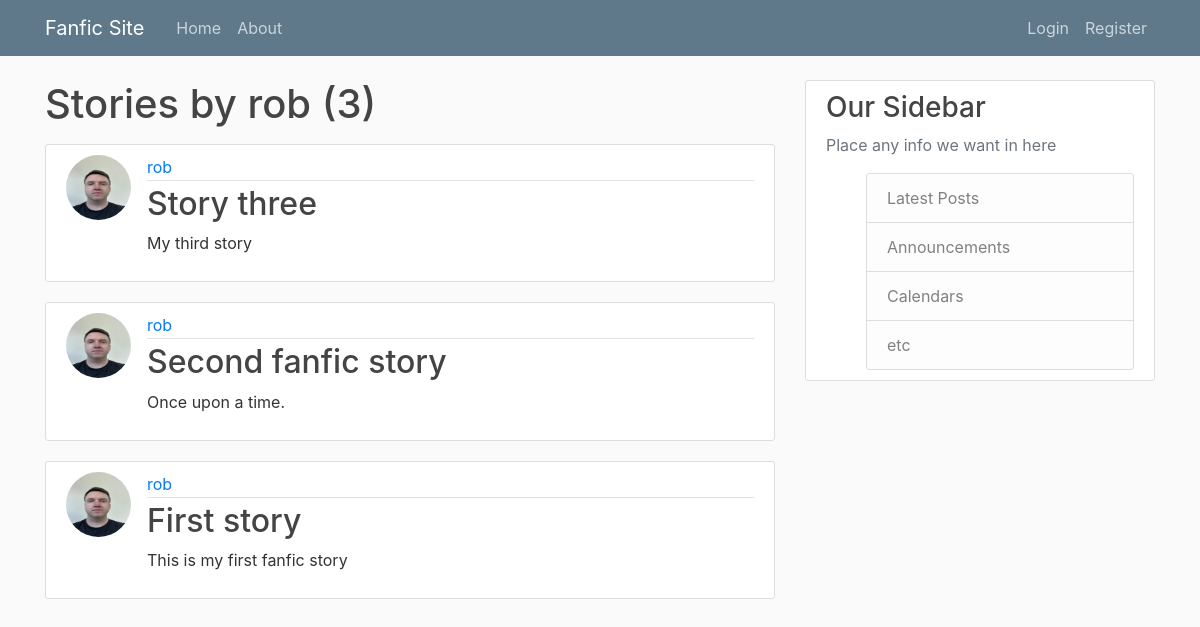
Page /user/rob on the earlier database version.
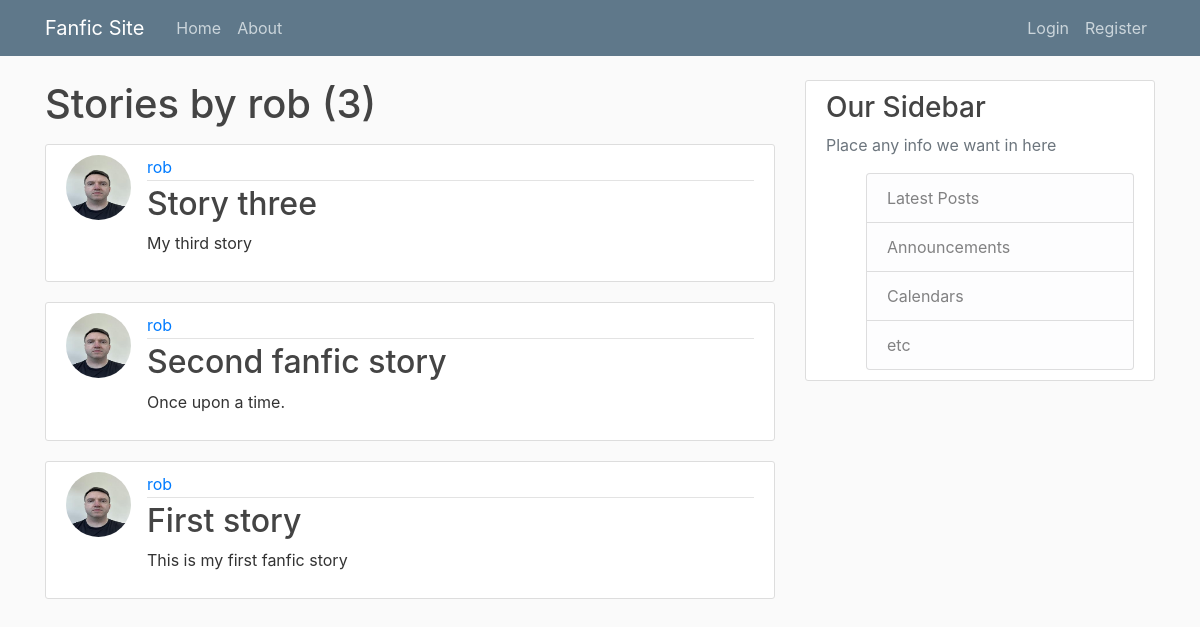
Same page on the later database version.
### stories/models.py (models this page shows, shortened)
class Story(models.Model):
    title = models.CharField(max_length=100)
    author = models.ForeignKey(User, on_delete=models.CASCADE, related_name='stories')
    summary = models.CharField(max_length=500)
    fandom = models.CharField(max_length=100)
    rating = models.CharField(max_length=30)
    co_author = models.CharField(max_length=40)
    status = models.CharField(max_length=30)
    content = models.TextField()
    date_published = models.DateTimeField(default=timezone.now)

### users/models.py (models this page shows, shortened)
class Profile(models.Model):
    user = models.OneToOneField(User, on_delete=models.CASCADE)
    image = models.ImageField(default='default.png', upload_to='profile_pics')

### stories/views.py (the view)
# urls.py: path('user/<str:username>', UserStoryListView.as_view(), name='user-stories'),
class UserStoryListView(ListView):
    model = Story
    template_name = 'stories/user_stories.html'
    context_object_name = 'stories'
    paginate_by = 4
    def get_queryset(self):
        user = get_object_or_404(User, username=self.kwargs.get('username'))
        return user.stories.order_by('-date_published')

### stories/templates/stories/user_stories.html (shortened to what this page needs)
{% extends "stories/base.html" %}
{% block content %}
    <h1 class='mb-3'>
    Stories by {{ view.kwargs.username }} ({{ page_obj.paginator.count }})
    </h1>
    {% for story in stories %}
    <article class="media content-section">
        <img
        class='rounded-circle article-img'
        src='{{ story.author.profile.image.url }}'
        alt='User profile image'>
        <div class="media-body">
        <div class="article-metadata">
            <a class="mr-2" href="{% url 'user-stories' story.author.username %}">
            {{ story.author }}
            </a>
        </div>
        <h2>
            <a class="article-title" href="{% url 'story-detail' story.id %}">
            {{ story.title }}
            </a>
        </h2>
        <p class="article-content">{{ story.content }}</p>
        </div>
    </article>
    {% endfor %}
{% endblock content %}

Differences in the rows shown:
changed through a linked row, Story "Story three": author.profile.image: a different picture
changed through a linked row, Story "Second fanfic story": author.profile.image: a different picture
changed through a linked row, Story "First story": author.profile.image: a different picture
